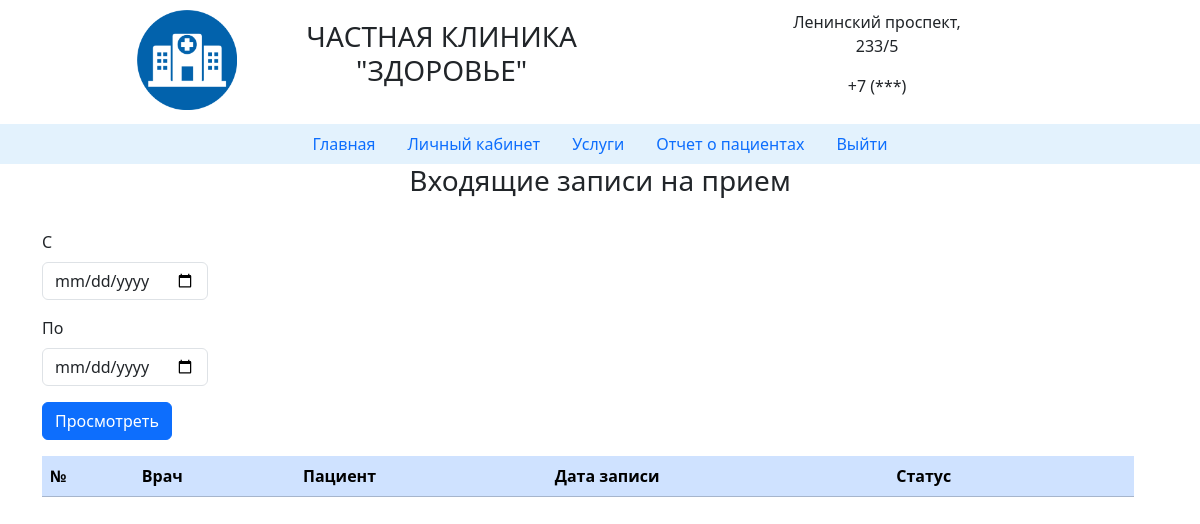
The app's page /registrator.php, older data.
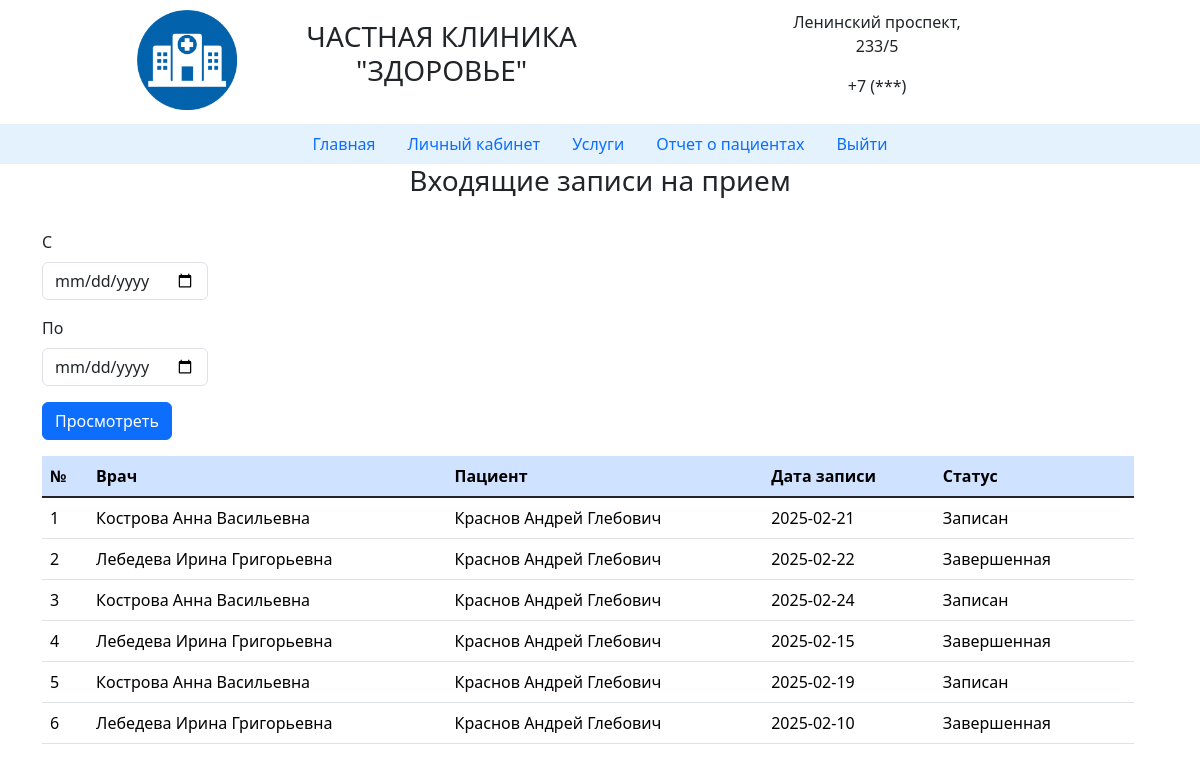
The same page, newer data.
### tables this page shows
CREATE TABLE `zapis` (
  `id_zapis` int(11) NOT NULL,
  `id_vrach` int(11) NOT NULL,
  `id_user` int(11) NOT NULL,
  `date_zapis` date NOT NULL,
  `time_zapis` time NOT NULL,
  `status` varchar(20) NOT NULL DEFAULT 'новый',
  `otziv` varchar(100) DEFAULT NULL,
  `otvet` varchar(100) DEFAULT NULL
);

CREATE TABLE `vrach` (
  `id_vrach` int(11) NOT NULL,
  `id_role` int(11) NOT NULL,
  `fio_vrach` varchar(50) NOT NULL,
  `img` varchar(20) NOT NULL,
  `id_spec` int(11) NOT NULL,
  `id_usluga` int(11) NOT NULL
);

CREATE TABLE `users` (
  `id_user` int(11) NOT NULL,
  `fio` varchar(50) NOT NULL,
  `email` varchar(30) NOT NULL,
  `login` varchar(30) NOT NULL,
  `password` varchar(30) NOT NULL,
  `id_role` int(11) NOT NULL DEFAULT '4'
);

### registrator.php (the view, shortened to what this page needs)
<?php
include 'temp/head.php';
include 'temp/nav_registrator.php';
include 'temp/database.php';
$d1 = $_GET['d1'] ?? '';
$d2 = $_GET['d2'] ?? '';
$inject_sql = '';
$sql = "select * from zapis, vrach, users where zapis.id_user = users.id_user and zapis.id_vrach = vrach.id_vrach" . $inject_sql;
$result = $mysqli->query($sql);
$registrator = $result->fetch_all(MYSQLI_ASSOC);
?>
    <div class="container">
        <div class="row">
        <div class="col-lg-12">
            <h3 style="text-align: center">Входящие записи на прием</h3><br>
        </div>
            <div class="col-lg-2">
            <form class="form-inline" action="" method="GET">
                <div class="mb-3">
                    <label for="d1" class="form-label">C</label>
                    <input type="date" class="form-control" name="d1" <?= $d1 ?>>
                </div>
                <div class="mb-3">
                    <label for="d2" class="form-label">По</label>
                    <input type="date" class="form-control" name="d2" <?= $d2 ?>>
                </div>
                <div class="mb-3">
                    <button type="submit" class="btn btn-primary">Просмотреть</button>
                </div>
            </form>
        </div><br>
    <div class="row">
        <div class="col-lg-12">
            <table class="table">
                <thead>
                    <tr class="table-primary">
                        <th>№</th>
                        <th>Врач</th>
                        <th>Пациент</th>
                        <th>Дата записи</th>
                        <th>Статус</th>
                        <th></th>
                    </tr>
                </thead>
                <tbody class="table-group-divider">
                    <?php
                    if(!empty($registrator)){
                        foreach($registrator as $row){
                            $id_zapis = $row['id_zapis'];
                            $fio_vrach = $row['fio_vrach'];
                            $date_zapis = $row['date_zapis'];
                            $fio = $row['fio'];
                            $status = $row['status'];
                            echo '
                            <tr>
                            <td>'.$id_zapis.'</td>
                            <td>'.$fio_vrach.'</td>
                            <td>'.$fio.'</td>
                            <td>'.$date_zapis.'</td>
                            <td>'.$status.'</td>';
                            if($status == 'Новая'){
                                echo '<td><a href="change1.php?id_zapis='.$id_zapis.'">Потвердить</a></td>';
                            }
                            else{
                                echo '<td></td>';
                            }
                            echo '</tr>';
                        }
                    }
                    ?>
                </tbody>
            </table>
        </div>
    </div>
</div>

Row changes from the older to the newer data that the page shows:
added zapis: id_zapis "1", id_vrach.fio_vrach "Кострова Анна Васильевна", id_user.fio "Краснов Андрей Глебович", date_zapis "2025-02-21", status "Записан"
added zapis: id_zapis "2", id_vrach.fio_vrach "Лебедева Ирина Григорьевна", id_user.fio "Краснов Андрей Глебович", date_zapis "2025-02-22", status "Завершенная"
added zapis: id_zapis "3", id_vrach.fio_vrach "Кострова Анна Васильевна", id_user.fio "Краснов Андрей Глебович", date_zapis "2025-02-24", status "Записан"
added zapis: id_zapis "4", id_vrach.fio_vrach "Лебедева Ирина Григорьевна", id_user.fio "Краснов Андрей Глебович", date_zapis "2025-02-15", status "Завершенная"
added zapis: id_zapis "5", id_vrach.fio_vrach "Кострова Анна Васильевна", id_user.fio "Краснов Андрей Глебович", date_zapis "2025-02-19", status "Записан"
added zapis: id_zapis "6", id_vrach.fio_vrach "Лебедева Ирина Григорьевна", id_user.fio "Краснов Андрей Глебович", date_zapis "2025-02-10", status "Завершенная"
